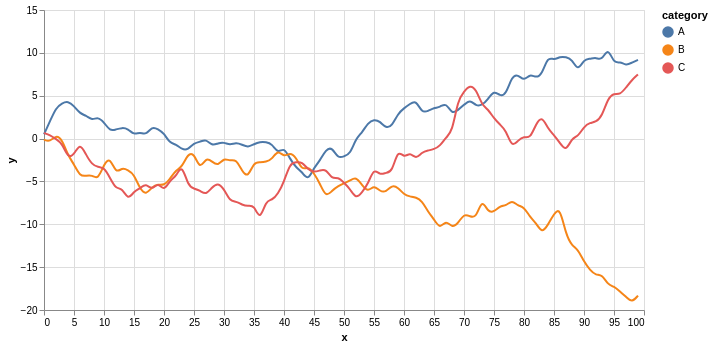

Write the Vega-Lite specification saved for this chart.
### Vega-Lite specification from a JSON file in a GitHub repository (floating-point values rounded to 4 significant figures; data arrays with more than 128 entries replaced by an {"elided": "..."} marker saying what was removed)
{"layer": [{"encoding": {"y": {"field": "y", "type": "quantitative"}, "x": {"field": "x", "type": "quantitative"}, "color": {"field": "category", "type": "nominal"}}, "mark": {"interpolate": "basis", "type": "line"}}, {"encoding": {"x": {"field": "x", "type": "quantitative"}, "opacity": {"value": 0}}, "selection": {"selector013": {"empty": "none", "fields": ["x"], "type": "single", "on": "mouseover", "nearest": true}}, "mark": "point"}, {"encoding": {"y": {"field": "y", "type": "quantitative"}, "x": {"field": "x", "type": "quantitative"}, "color": {"field": "category", "type": "nominal"}, "opacity": {"condition": {"selection": "selector013", "value": 1}, "value": 0}}, "mark": "point"}, {"transform": [{"filter": {"selection": "selector013"}}], "encoding": {"x": {"field": "x", "type": "quantitative"}}, "mark": {"color": "gray", "type": "rule"}}, {"encoding": {"y": {"field": "y", "type": "quantitative"}, "x": {"field": "x", "type": "quantitative"}, "text": {"condition": {"selection": "selector013", "field": "y", "type": "quantitative"}, "value": " "}, "color": {"field": "category", "type": "nominal"}}, "mark": {"align": "left", "dy": -5, "type": "text", "dx": 5}}], "data": {"values": {"elided": "300 records"}}, "$schema": "https://vega.github.io/schema/vega-lite/v2.4.1.json", "config": {"view": {"height": 300, "width": 400}}, "width": 600, "height": 300}
